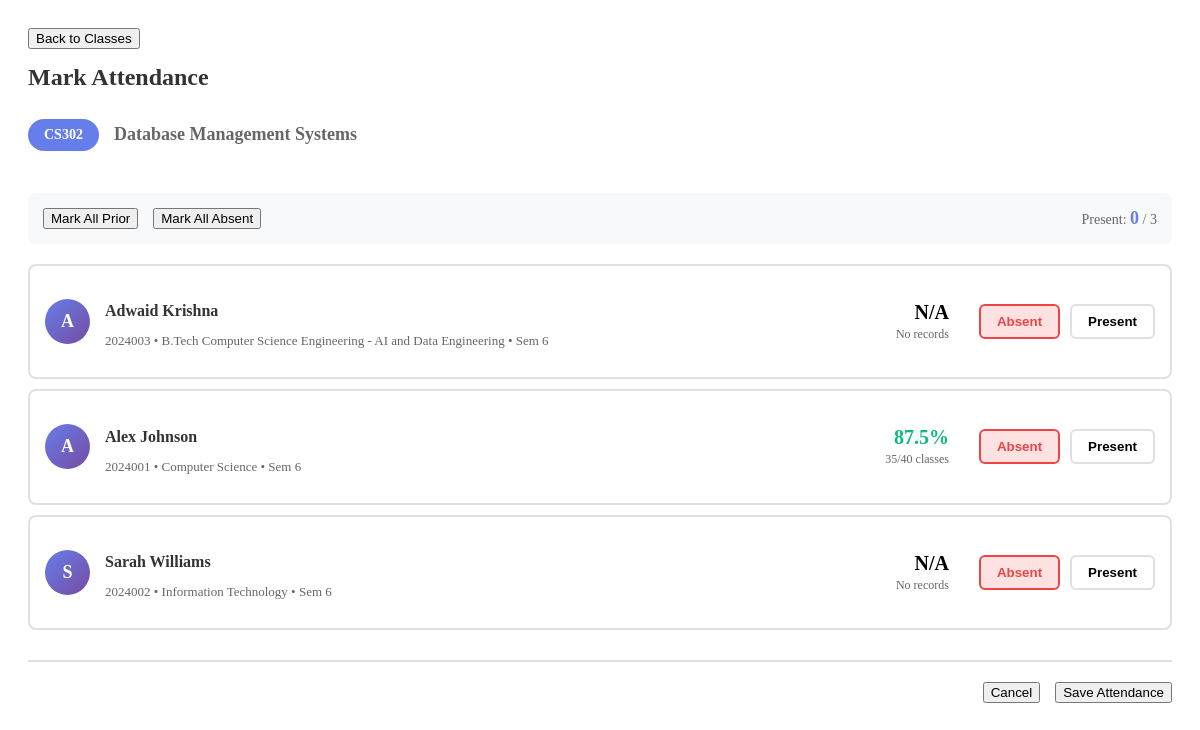
Page /faculty/mark-attendance/2 (signed in) on the committed database.
### tables this page shows
CREATE TABLE subjects (
            id INTEGER PRIMARY KEY AUTOINCREMENT,
            subject_code TEXT UNIQUE NOT NULL,
            subject_name TEXT NOT NULL,
            credits INTEGER NOT NULL
        );

CREATE TABLE students (
            id INTEGER PRIMARY KEY AUTOINCREMENT,
            user_id INTEGER,
            student_id TEXT UNIQUE NOT NULL,
            program TEXT NOT NULL,
            semester INTEGER NOT NULL,
            cgpa REAL DEFAULT 0.0,
            FOREIGN KEY (user_id) REFERENCES users(id)
        );

CREATE TABLE users (
            id INTEGER PRIMARY KEY AUTOINCREMENT,
            username TEXT UNIQUE NOT NULL,
            password TEXT NOT NULL,
            user_type TEXT NOT NULL,
            full_name TEXT NOT NULL,
            email TEXT,
            created_at TIMESTAMP DEFAULT CURRENT_TIMESTAMP
        );

CREATE TABLE attendance (
            id INTEGER PRIMARY KEY AUTOINCREMENT,
            student_id INTEGER,
            subject_id INTEGER,
            total_classes INTEGER DEFAULT 0,
            attended_classes INTEGER DEFAULT 0,
            FOREIGN KEY (student_id) REFERENCES students(id),
            FOREIGN KEY (subject_id) REFERENCES subjects(id)
        );

### app.py (the view)
@app.route('/faculty/mark-attendance/<int:subject_id>')
@login_required
def mark_attendance(subject_id):
    if session['user_type'] != 'faculty':
        return {'error': 'Unauthorized'}, 403
    conn = get_db_connection()
    subject = conn.execute('SELECT * FROM subjects WHERE id = ?', (subject_id,)).fetchone()
    students = conn.execute('''
        SELECT
            s.id,
            s.student_id,
            u.full_name,
            s.program,
            s.semester,
            COALESCE(a.total_classes, 0) as total_classes,
            COALESCE(a.attended_classes, 0) as attended_classes,
            a.id as attendance_id
        FROM students s
        JOIN users u ON s.user_id = u.id
        LEFT JOIN attendance a ON s.id = a.student_id AND a.subject_id = ?
        ORDER BY u.full_name
    ''', (subject_id,)).fetchall()
    conn.close()
    return render_template('mark_attendance_popup.html', subject=subject, students=students)

### app.py (called while the page is built)
def get_db_connection():
    conn = sqlite3.connect(DATABASE)
    conn.row_factory = sqlite3.Row  # This allows us to access columns by name
    return conn

def login_required(f):
    @wraps(f)
    def decorated_function(*args, **kwargs):
        if 'user_id' not in session:
            flash('Please log in to access this page.', 'warning')
            return redirect(url_for('login'))
        return f(*args, **kwargs)
    return decorated_function

### templates/mark_attendance_popup.html (shortened to what this page needs)
<div class="popup-container">
    <div class="popup-header">
        <button class="btn btn-text" onclick="openPopup('classes')">
             Back to Classes
        </button>
        <h2> Mark Attendance</h2>
        <div class="subject-info">
            <span class="subject-code">{{ subject.subject_code }}</span>
            <h3>{{ subject.subject_name }}</h3>
        </div>
    </div>
    <form method="POST" action="{{ url_for('save_attendance') }}" onsubmit="return confirmAttendance()">
        <div class="attendance-controls">
            <button type="button" class="btn btn-outline btn-sm" onclick="selectAll('present')">
                 Mark All Prior
            </button>
            <button type="button" class="btn btn-outline btn-sm" onclick="selectAll('absent')">
                 Mark All Absent
            </button>
            <span class="selected-count">Present: <strong id="countDisplay">0</strong> / {{ students|length }}</span>
        </div>
        <div class="students-list">
            {% for student in students %}
            <div class="student-row">
                <div class="student-info">
                    <div class="student-avatar">
                        {{ student.full_name[0] }}
                    </div>
                    <div class="student-details">
                        <h4>{{ student.full_name }}</h4>
                        <p>{{ student.student_id }} • {{ student.program }} • Sem {{ student.semester }}</p>
                    </div>
                </div>
                <div class="student-attendance-stats">
                    {% if student.total_classes > 0 %}
                    <span class="attendance-percentage
                        {% if (student.attended_classes / student.total_classes * 100) >= 75 %}good
                        {% elif (student.attended_classes / student.total_classes * 100) >= 60 %}warning
                        {% else %}danger{% endif %}">
                        {{ "%.1f"|format((student.attended_classes or 0) / (student.total_classes or 1) * 100) }}%
                    </span>
                    <span class="attendance-details">{{ student.attended_classes }}/{{ student.total_classes }}
                        classes</span>
                    {% else %}
                    <span class="attendance-percentage">N/A</span>
                    <span class="attendance-details">No records</span>
                    {% endif %}
                </div>
                <div class="attendance-buttons">
                    <button type="button" class="btn-attend btn-absent active" id="btn_absent_{{ student.id }}"
                        onclick="updateAttendanceStatus({{ student.id }}, 'absent')">
                        Absent
                    </button>
                    <button type="button" class="btn-attend btn-present" id="btn_present_{{ student.id }}"
                        onclick="updateAttendanceStatus({{ student.id }}, 'present')">
                        Present
                    </button>
                </div>
            </div>
            {% endfor %}
        </div>
        <div class="form-actions">
            <button type="button" class="btn btn-outline" onclick="closePopup()">
                 Cancel
            </button>
            <button type="submit" class="btn btn-primary">
                 Save Attendance
            </button>
        </div>
    </form>
</div>

### templates/mark_attendance_popup.html (style rules this page uses)
.popup-container { padding: 20px; }
.popup-header { margin-bottom: 30px; }
.popup-header h2 { margin: 15px 0; color: #333; }
.subject-info { display: flex; align-items: center; gap: 15px; margin-top: 10px; }
.subject-info .subject-code { background: #667eea; color: white; padding: 8px 16px; border-radius: 20px; font-size: 14px; font-weight: 600; }
.subject-info h3 { color: #666; font-size: 18px; }
.attendance-controls { display: flex; gap: 15px; align-items: center; margin-bottom: 20px; padding: 15px; background: #f8f9fa; border-radius: 8px; }
.selected-count { margin-left: auto; font-size: 14px; color: #666; }
.selected-count strong { color: #667eea; font-size: 18px; }
.students-list { max-height: 500px; overflow-y: auto; margin-bottom: 20px; }
.student-row { display: flex; align-items: center; gap: 15px; padding: 15px; background: white; border: 2px solid #e0e0e0; border-radius: 8px; margin-bottom: 10px; transition: all 0.3s; }
.student-info { display: flex; align-items: center; gap: 15px; flex: 1; }
.student-avatar { width: 45px; height: 45px; background: linear-gradient(135deg, #667eea 0%, #764ba2 100%); border-radius: 50%; display: flex; align-items: center; justify-content: center; color: white; font-size: 18px; font-weight: 600; }
.student-details h4 { font-size: 16px; margin-bottom: 3px; color: #333; }
.student-details p { font-size: 13px; color: #666; }
.student-attendance-stats { text-align: right; margin-right: 15px; }
.attendance-percentage { display: block; font-size: 20px; font-weight: bold; margin-bottom: 3px; }
.attendance-percentage.good { color: #10b981; }
.attendance-details { font-size: 12px; color: #666; }
.form-actions { display: flex; gap: 15px; justify-content: flex-end; padding-top: 20px; border-top: 2px solid #e0e0e0; }
.attendance-buttons { display: flex; gap: 10px; }
.btn-attend { padding: 8px 16px; border-radius: 6px; cursor: pointer; border: 2px solid #e0e0e0; background: white; font-weight: 600; transition: all 0.2s; }
.btn-absent.active { background: #fee2e2; border-color: #ef4444; color: #ef4444; }

### rows in the picture
subjects: subject_code "CS302", subject_name "Database Management Systems"
students: full_name "A", full_name "Adwaid Krishna", student_id "2024003", program "B.Tech Computer Science Engineering - AI and Data Engineering", semester "6", shows "N/A"
attendance: full_name "A", full_name "Alex Johnson", student_id "2024001", program "Computer Science", semester "6", attended_classes "87.5", attended_classes "35", total_classes "40"
students: full_name "S", full_name "Sarah Williams", student_id "2024002", program "Information Technology", semester "6", shows "N/A"

### other values in the picture
{{ students|length }} "3"
